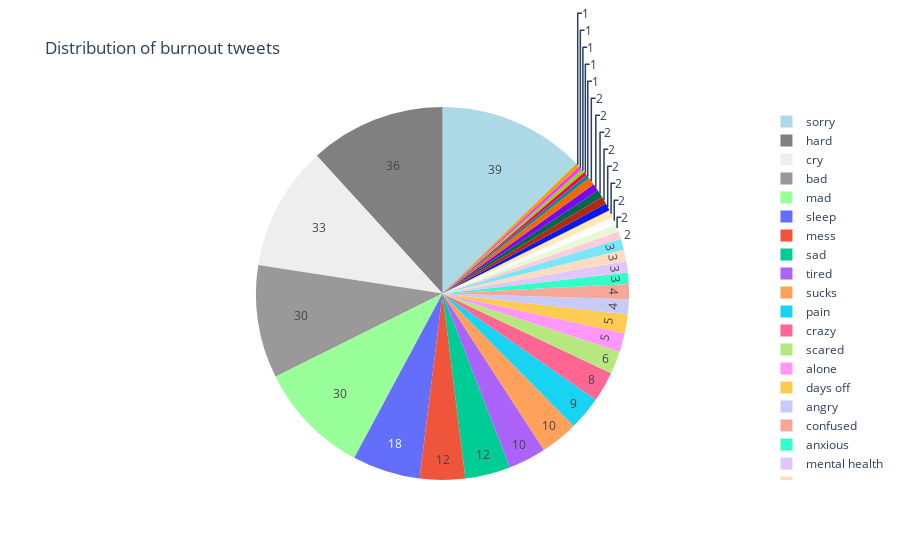

This figure's notebook cell:
### Markdown cell above
## Words Usage: Distribution of Burnout

### Code cell
labels = list(df['burnout_indicators'].value_counts().index)[1:]
values = list(df['burnout_indicators'].value_counts().values)[1:]
colors = ['lightblue','gray','#eee','#999', '#9f9f']
trace = go.Pie(labels=labels, values=values, hoverinfo='label+percent', 
               textinfo='value', name='tweet counts of different burnout indicators',
               marker=dict(colors=colors))
layout = dict(title = 'Distribution of burnout tweets',
              xaxis= dict(title= 'World Rank',ticklen= 5,zeroline= False)
             )
fig = dict(data = [trace], layout = layout)
iplot(fig)

### Figure 1 — Plotly figure (JSON) as saved in the notebook; plotly's stock layout.template omitted (floating-point values rounded to 4 significant figures)
{"data": [{"hoverinfo": "label+percent", "labels": ["sorry", "hard", "cry", "bad", "mad", "sleep", "mess", "sad", "tired", "sucks", "pain", "crazy", "scared", "alone", "days off", "angry", "confused", "anxious", "mental health", "scream", "attack", "speechless", "nervous", "depress", "anger", "can't think", "hungry", "shaking", "struggling", "insomnia", "feel sick", "feel bad", "irritated", "exhausted", "can't focus"], "marker": {"colors": ["lightblue", "gray", "#eee", "#999", "#9f9f"]}, "name": "tweet counts of different burnout indicators", "textinfo": "value", "type": "pie", "values": [39, 36, 33, 30, 30, 18, 12, 12, 10, 10, 9, 8, 6, 5, 5, 4, 4, 3, 3, 3, 3, 2, 2, 2, 2, 2, 2, 2, 2, 2, 1, 1, 1, 1, 1]}], "layout": {"title": {"text": "Distribution of burnout tweets"}, "xaxis": {"ticklen": 5, "title": {"text": "World Rank"}, "zeroline": false}}}
